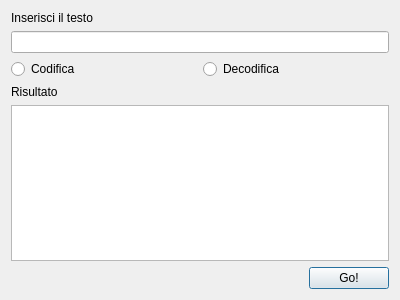
<?xml version="1.0" encoding="UTF-8"?>
<ui version="4.0">
 <class>Des</class>
 <widget class="QDialog" name="Des">
  <property name="geometry">
   <rect>
    <x>0</x>
    <y>0</y>
    <width>400</width>
    <height>300</height>
   </rect>
  </property>
  <property name="windowTitle">
   <string>Des</string>
  </property>
  <layout class="QVBoxLayout" name="verticalLayout">
   <item>
    <widget class="QLabel" name="label">
     <property name="text">
      <string>Inserisci il testo</string>
     </property>
    </widget>
   </item>
   <item>
    <widget class="QLineEdit" name="text"/>
   </item>
   <item>
    <layout class="QHBoxLayout" name="horizontalLayout">
     <item>
      <widget class="QRadioButton" name="cod">
       <property name="text">
        <string>Codifica</string>
       </property>
      </widget>
     </item>
     <item>
      <widget class="QRadioButton" name="decod">
       <property name="text">
        <string>Decodifica</string>
       </property>
      </widget>
     </item>
    </layout>
   </item>
   <item>
    <widget class="QLabel" name="label_2">
     <property name="text">
      <string>Risultato</string>
     </property>
    </widget>
   </item>
   <item>
    <widget class="QTextEdit" name="result"/>
   </item>
   <item>
    <layout class="QHBoxLayout" name="horizontalLayout_2">
     <item>
      <spacer name="horizontalSpacer">
       <property name="orientation">
        <enum>Qt::Horizontal</enum>
       </property>
       <property name="sizeHint" stdset="0">
        <size>
         <width>40</width>
         <height>20</height>
        </size>
       </property>
      </spacer>
     </item>
     <item>
      <widget class="QPushButton" name="start">
       <property name="text">
        <string>Go!</string>
       </property>
      </widget>
     </item>
    </layout>
   </item>
  </layout>
 </widget>
 <layoutdefault spacing="6" margin="11"/>
 <resources/>
 <connections/>
</ui>
